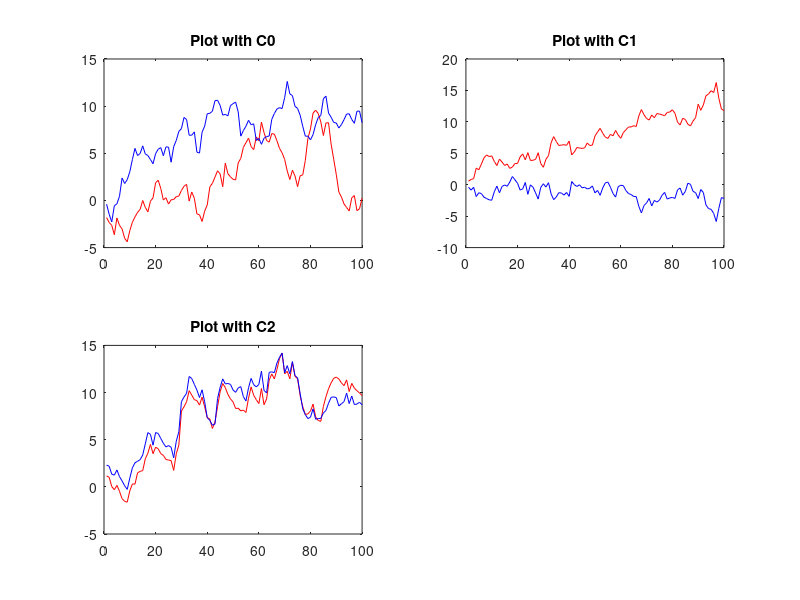

Recreate this plot in MATLAB.
clear all
clc
close all

x_init = [0 ,0];
C0 = [1 0; 0 1];
C1 = [1 -0.9; -0.9 1];
C2 = [1 0.9; 0.9 1];
mu = [0, 0]'; 
T = 100;
sim = 1;

for s=1: sim
    
    x = [];
    x(1,:) = mvnrnd(mu,C0);
    
    for t=2: T
        x(t, :) = mvnrnd(x(t-1,:),C0);
    end
    
    subplot(2,2,1)
   
    plot(1:T, x(:, 1),'red');
    hold on
    plot(1:T, x(:, 2),'blue'); 
    title("Plot with C0");
end

for s=1: sim
    
    x = [];
    x(1,:) = mvnrnd(mu,C1);
    
    for t=2: T
        x(t, :) = mvnrnd(x(t-1,:),C1);
    end
    
    subplot(2,2,2)
    plot(1:T, x(:, 1),'red');
    hold on
    plot(1:T, x(:, 2),'blue');
    title("Plot with C1");
end

for s=1: sim
    
    x = [];
    x(1,:) = mvnrnd(mu,C2);
    
    for t=2: T
        x(t, :) = mvnrnd(x(t-1,:),C2);
    end
    
    subplot(2,2,3)
    plot(1:T, x(:, 1),'red');
    hold on
    plot(1:T, x(:, 2),'blue'); 
    title("Plot with C2");
end

